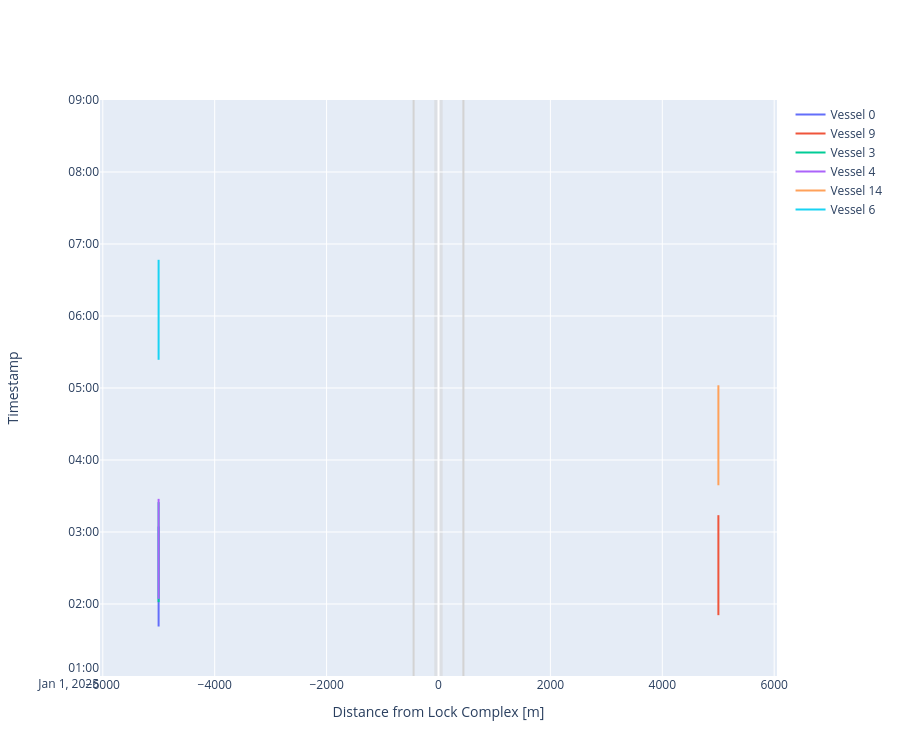

The notebook cell saved with this chart:
### Code cell
# We can plot the time-distance diagram
fig = lock_chamber_II.plot(xlimmin = -6050, 
                           xlimmax = 6050,
                           ylimmin = pd.Timestamp('2025-01-01 01:00:00'),
                           ylimmax = pd.Timestamp('2025-01-01 09:00:00'),
                           method='Plotly')

fig.update_layout(height=cm_to_pixels(20))

### Figure 1 — Plotly figure (JSON) as saved in the notebook; plotly's stock layout.template omitted (floating-point values rounded to 4 significant figures)
{"data": [{"mode": "lines", "name": "Vessel 0", "type": "scatter", "x": [-5002.0, -5002.0], "xaxis": "x", "y": ["2025-01-01T01:41:14.550491", "2025-01-01T03:04:34.550491"], "yaxis": "y"}, {"mode": "lines", "name": "Vessel 9", "type": "scatter", "x": [5002.0, 5002.0], "xaxis": "x", "y": ["2025-01-01T01:50:41.160539", "2025-01-01T03:14:01.160539"], "yaxis": "y"}, {"mode": "lines", "name": "Vessel 3", "type": "scatter", "x": [-5002.0, -5002.0], "xaxis": "x", "y": ["2025-01-01T02:01:32.774660", "2025-01-01T03:24:52.774660"], "yaxis": "y"}, {"mode": "lines", "name": "Vessel 4", "type": "scatter", "x": [-5002.0, -5002.0], "xaxis": "x", "y": ["2025-01-01T02:04:18.019448", "2025-01-01T03:27:38.019448"], "yaxis": "y"}, {"mode": "lines", "name": "Vessel 14", "type": "scatter", "x": [5002.0, 5002.0], "xaxis": "x", "y": ["2025-01-01T03:38:55.974170", "2025-01-01T05:02:15.974170"], "yaxis": "y"}, {"mode": "lines", "name": "Vessel 6", "type": "scatter", "x": [-5002.0, -5002.0], "xaxis": "x", "y": ["2025-01-01T05:23:30.180018", "2025-01-01T06:46:50.180018"], "yaxis": "y"}], "layout": {"height": 756, "shapes": [{"fillcolor": "lightgrey", "layer": "below", "line": {"width": 0}, "name": "Lock Geometry", "opacity": 0.5, "type": "rect", "x0": -75, "x1": 75, "y0": "2025-01-01T01:00:00", "y1": "2025-01-01T09:00:00"}, {"line": {"color": "lightgrey"}, "type": "line", "x0": -445, "x1": -445, "xref": "x", "y0": 0, "y1": 1, "yref": "y domain"}, {"line": {"color": "lightgrey"}, "type": "line", "x0": 445, "x1": 445, "xref": "x", "y0": 0, "y1": 1, "yref": "y domain"}], "showlegend": true, "xaxis": {"anchor": "y", "domain": [0, 1], "range": [-6050, 6050], "title": {"text": "Distance from Lock Complex [m]"}}, "yaxis": {"anchor": "x", "domain": [0, 1], "range": ["2025-01-01T01:00:00", "2025-01-01T09:00:00"], "title": {"text": "Timestamp"}}}}
